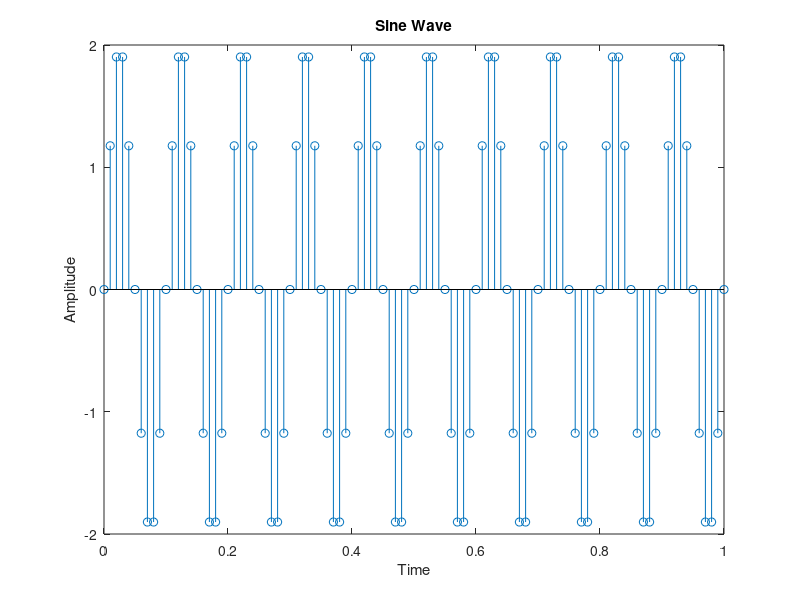

Write the MATLAB code that produced this figure.
a=2;
f=5;
fs=100;
n=0:1/fs:1;
x=a*sin(2*pi*f*n);
y=a*cos(2*pi*f*n);
z=x.*y;
stem(n,z);
title("Sine Wave");
xlabel("Time");
ylabel("Amplitude");
